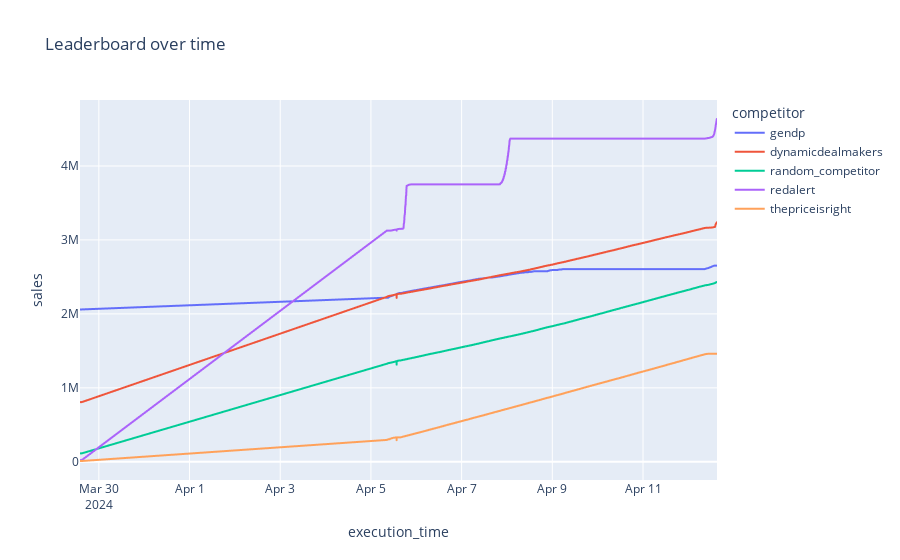

This figure's notebook cell:
### Markdown cell above
## Leaderboard

### Code cell
import plotly.express as px
# Group by 'competitor' and calculate average price
data_to_plot = leaderboard.sort_values('execution_time').melt(id_vars='execution_time', var_name='competitor', value_name='sales').reset_index(drop=True)

# Plot using Plotly
fig = px.line(data_to_plot, x='execution_time', y='sales', color='competitor', title='Leaderboard over time')
fig.show()

### Figure 1 — Plotly figure (JSON) as saved in the notebook; plotly's stock layout.template omitted (floating-point values rounded to 4 significant figures; data arrays with more than 128 entries replaced by an {"elided": "..."} marker saying what was removed)
{"data": [{"hovertemplate": "competitor=gendp<br>execution_time=%{x}<br>sales=%{y}<extra></extra>", "legendgroup": "gendp", "line": {"color": "#636efa", "dash": "solid"}, "marker": {"symbol": "circle"}, "mode": "lines", "name": "gendp", "showlegend": true, "type": "scattergl", "x": {"elided": "2073 str values"}, "xaxis": "x", "y": {"elided": "2073 int values"}, "yaxis": "y"}, {"hovertemplate": "competitor=dynamicdealmakers<br>execution_time=%{x}<br>sales=%{y}<extra></extra>", "legendgroup": "dynamicdealmakers", "line": {"color": "#EF553B", "dash": "solid"}, "marker": {"symbol": "circle"}, "mode": "lines", "name": "dynamicdealmakers", "showlegend": true, "type": "scattergl", "x": {"elided": "2073 str values"}, "xaxis": "x", "y": {"elided": "2073 int values"}, "yaxis": "y"}, {"hovertemplate": "competitor=random_competitor<br>execution_time=%{x}<br>sales=%{y}<extra></extra>", "legendgroup": "random_competitor", "line": {"color": "#00cc96", "dash": "solid"}, "marker": {"symbol": "circle"}, "mode": "lines", "name": "random_competitor", "showlegend": true, "type": "scattergl", "x": {"elided": "2073 str values"}, "xaxis": "x", "y": {"elided": "2073 int values"}, "yaxis": "y"}, {"hovertemplate": "competitor=redalert<br>execution_time=%{x}<br>sales=%{y}<extra></extra>", "legendgroup": "redalert", "line": {"color": "#ab63fa", "dash": "solid"}, "marker": {"symbol": "circle"}, "mode": "lines", "name": "redalert", "showlegend": true, "type": "scattergl", "x": {"elided": "2073 str values"}, "xaxis": "x", "y": {"elided": "2073 int values"}, "yaxis": "y"}, {"hovertemplate": "competitor=thepriceisright<br>execution_time=%{x}<br>sales=%{y}<extra></extra>", "legendgroup": "thepriceisright", "line": {"color": "#FFA15A", "dash": "solid"}, "marker": {"symbol": "circle"}, "mode": "lines", "name": "thepriceisright", "showlegend": true, "type": "scattergl", "x": {"elided": "2073 str values"}, "xaxis": "x", "y": {"elided": "2073 int values"}, "yaxis": "y"}], "layout": {"legend": {"title": {"text": "competitor"}, "tracegroupgap": 0}, "title": {"text": "Leaderboard over time"}, "xaxis": {"anchor": "y", "domain": [0, 1], "title": {"text": "execution_time"}}, "yaxis": {"anchor": "x", "domain": [0, 1], "title": {"text": "sales"}}}}
